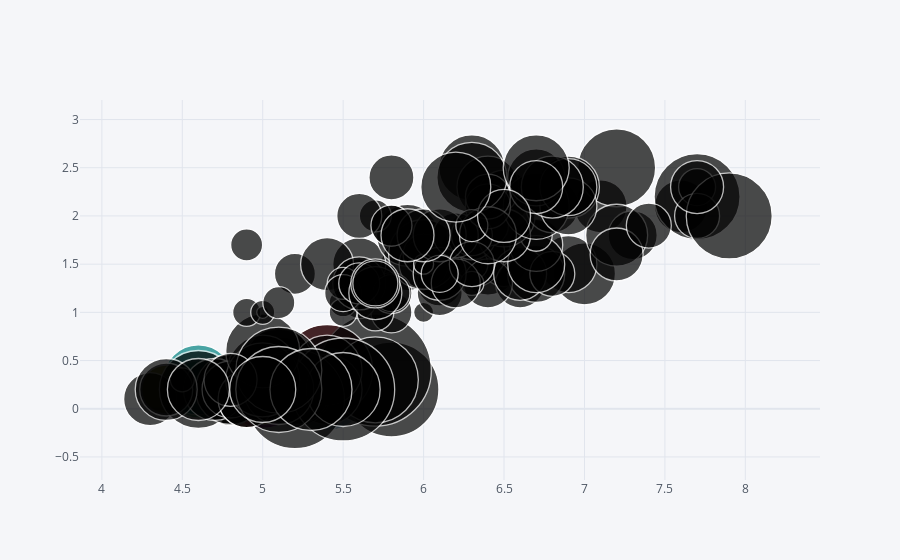

Notebook cell for this chart:
### Code cell
df.iplot(kind='bubble',x='sepallength',y='petalwidth',size='sepalwidth')

### Figure 1 — Plotly figure (JSON) as saved in the notebook; plotly's stock layout.template omitted (floating-point values rounded to 4 significant figures; data arrays with more than 128 entries replaced by an {"elided": "..."} marker saying what was removed)
{"data": [{"marker": {"color": ["rgb(255, 153, 51)", "rgb(55, 128, 191)", "rgb(50, 171, 96)", "rgb(128, 0, 128)", "rgb(219, 64, 82)", "rgb(0, 128, 128)", "rgb(255, 255, 51)", "rgb(128, 128, 0)", "rgb(251, 128, 114)", "rgb(128, 177, 211)"], "line": {"width": 1.3}, "size": {"elided": "149 int values"}, "symbol": "circle"}, "mode": "markers", "text": "", "type": "scatter", "x": {"elided": "149 float values"}, "y": {"elided": "149 float values"}}], "layout": {"legend": {"bgcolor": "#F5F6F9", "font": {"color": "#4D5663"}}, "paper_bgcolor": "#F5F6F9", "plot_bgcolor": "#F5F6F9", "title": {"font": {"color": "#4D5663"}}, "xaxis": {"gridcolor": "#E1E5ED", "showgrid": true, "tickfont": {"color": "#4D5663"}, "title": {"font": {"color": "#4D5663"}, "text": ""}, "zerolinecolor": "#E1E5ED"}, "yaxis": {"gridcolor": "#E1E5ED", "showgrid": true, "tickfont": {"color": "#4D5663"}, "title": {"font": {"color": "#4D5663"}, "text": ""}, "zerolinecolor": "#E1E5ED"}}}
